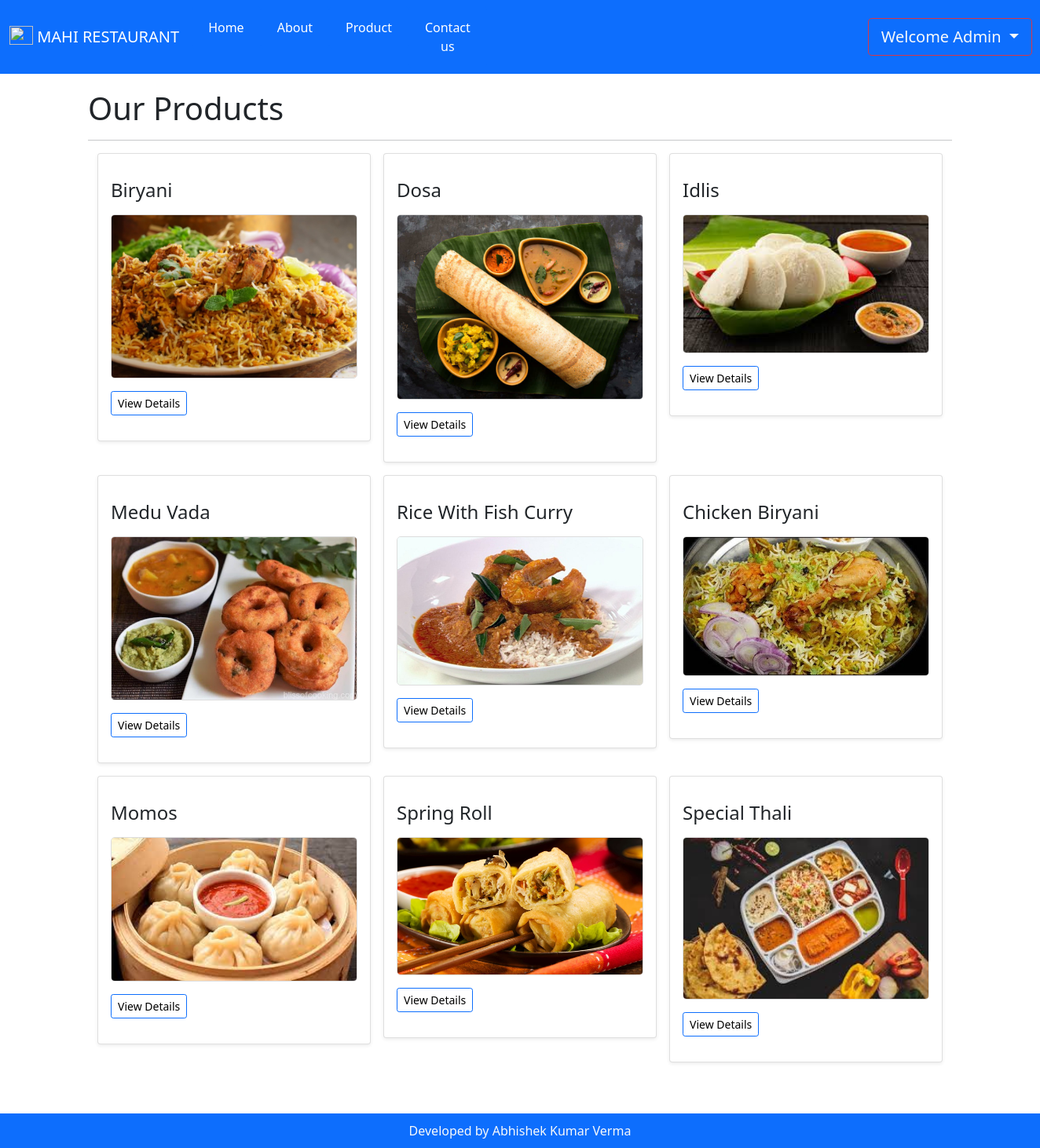
The app's page /product (signed in) with its own data.
### home/models.py (models this page shows, shortened)
class Add_product(models.Model):
    name = models.CharField(max_length=122)
    img = models.FileField(upload_to="uploads/")
    price = models.FloatField()

### home/views.py (the view)
# urls.py: path("product",views.product,name='product'),
def product(request):
    Add_products = Add_product.objects.all()
    return render(request,'product.html',{'Add_products': Add_products})

### template/product.html (shortened to what this page needs)
{% extends 'base.html' %}
{% block body %}
<div class="container mysection">
  <h1>Our Products</h1>
  <hr>
  <div class="container">
    <div class="row row-cols-1 row-cols-sm-2 row-cols-md-3 g-3">
  {% for Add_product in Add_products %}
      <div class="col">
        <div class="card shadow-sm">
          <div class="card-body">
            <p class="text"> <h4>{{Add_product.name}}</h4>  </p>
            {% if user.is_authenticated %}
           <a style ="text-decoration: none; color : black"   href="/view/{{Add_product.id}}"><img height="60px" src="{{Add_product.img.url}}" class="d-block w-100" alt="..."></a>
            <div class="d-flex justify-content-between align-items-center">
              <div class="btn-group">
                <button type="button" class="btn btn-sm btn-outline-primary my-3"> <a style ="text-decoration: none; color : black"   href="/view/{{Add_product.id}}">View Details</a></button>
              </div>
            </div>
            {% endif %}
          </div>
        </div>
      </div>
    {% endfor %}
    </div>
  </div>
</div>
  {% endblock body %}

### template/base.html (shortened to what this page needs)
<!doctype html>
<html lang="en">
<head>
  <link rel="stylesheet" href="https://cdnjs.cloudflare.com/ajax/libs/font-awesome/4.7.0/css/font-awesome.min.css">
  <link href="https://cdn.jsdelivr.net/npm/bootstrap@5.1.1/dist/css/bootstrap.min.css" rel="stylesheet"
>
</head>
<body>
  <nav class="navbar navbar-expand-lg navbar-dark bg-primary">
    <div class="container-fluid">
      <a class="navbar-brand" href="/">
        <img
          src="https://images.template.net/wp-content/uploads/2017/01/24173735/Food-Business-Service-Logo.jpg?width=600"
          alt="" width="30" height="24" class="d-inline-block align-text-top">
        MAHI RESTAURANT
      </a>
      <div class="collapse navbar-collapse" id="navbarSupportedContent">
        <ul class="navbar-nav me-auto mb-2 mb-lg-0">
          <li class="nav-item">
            <button type="button" class="btn btn-primary navbar-btn"> <a style="color:white" class="nav-link "
                aria-current="page" href="/">Home</a> </button>
          </li>
          <li class="nav-item">
            <button type="button" class="btn btn-primary navbar-btn"><a style="color:white" class="nav-link"
                href="/about">About</a></button>
          </li>
          <li class="nav-item ">
            <button type="button" class="btn btn-primary navbar-btn"><a style="color:white" class="nav-link"
                href="/product">Product</a> </button>
          </li>
          <li class="nav-item ">
            <button type="button" class="btn btn-primary navbar-btn"> <a style="color:white" class="nav-link "
                href="/Contact">Contact us</a> </button>
          </li>
          <li class="nav-item ">
            {% if user.is_authenticated %}
          <li style = "margin-left:485px" class="nav-item dropdown my-auto ">
            <a class=" btn btn-outline-danger btn-lg dropdown-toggle text-light " href="#" id="navbarDropdown" role="button "
              data-bs-toggle="dropdown" aria-expanded="false">
              Welcome {{request.user.first_name}} </a>
          </li>
          {% endif %}
          </li>
        </ul>
      </div>
    </div>
  </nav>
  {% block body %}{% endblock body %}
  <footer class="text-center bg-primary text-light ">
    Developed by Abhishek Kumar Verma
  </footer>
</body>
</html>

### template/base.html (style rules this page uses)
.mysection { margin: 10px; padding: 20px; margin: auto; }
footer { position: relative; padding: 10px; margin-top: 45px; }
.d-block { margin-left: auto; margin-right: auto; border: 1px solid #ddd; border-radius: 5px; display: block; height: 45%; width: 100%; }

### records on screen
Add_product: name "Biryani", img (picture)
Add_product: name "Dosa", img (picture)
Add_product: name "Idlis", img (picture)
Add_product: name "Medu Vada", img (picture)
Add_product: name "Rice With Fish Curry", img (picture)
Add_product: name "Chicken Biryani", img (picture)
Add_product: name "Momos", img (picture)
Add_product: name "Spring Roll", img (picture)
Add_product: name "Special Thali", img (picture)

### other values on screen
{{ request.user.first_name }} "Admin"
